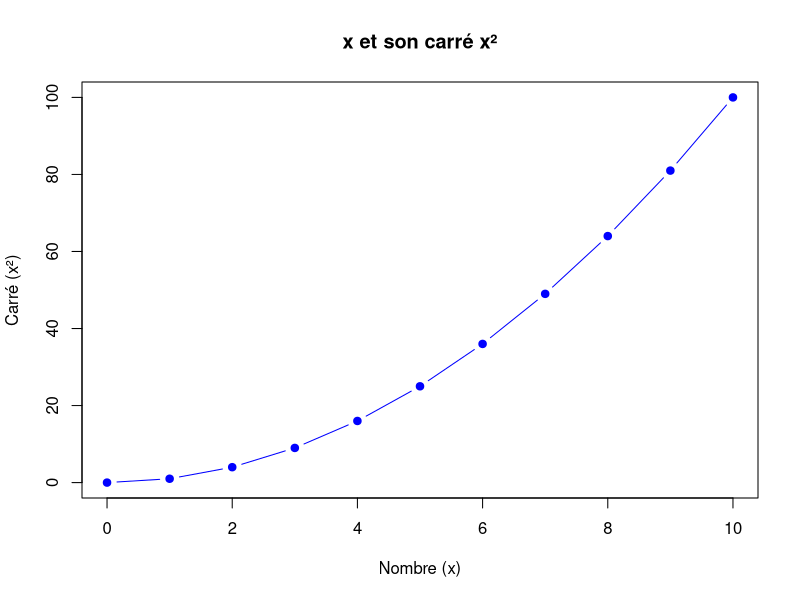

The R script that drew this image:
x <- 0:10
y <- x^2

plot(x,y,type = "b",col = "blue",pch = 19,main = "x et son carré x²", xlab = "Nombre (x)",  ylab = "Carré (x²)")
